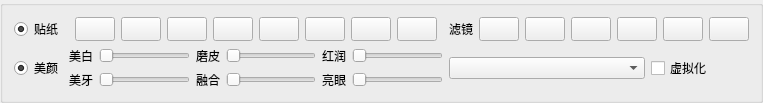
         <widget class="QGroupBox" name="groupBox_leftbottom">
          <property name="title">
           <string/>
          </property>
          <layout class="QGridLayout" name="gridLayout_2">
           <item row="0" column="0">
            <layout class="QHBoxLayout" name="horizontalLayout" stretch="4,1,1,1,1,1,1,1,1">
             <property name="spacing">
              <number>6</number>
             </property>
             <item>
              <widget class="QRadioButton" name="radioButton0_tiezhi">
               <property name="sizePolicy">
                <sizepolicy hsizetype="Preferred" vsizetype="Preferred">
                 <horstretch>0</horstretch>
                 <verstretch>0</verstretch>
                </sizepolicy>
               </property>
               <property name="minimumSize">
                <size>
                 <width>55</width>
                 <height>0</height>
                </size>
               </property>
               <property name="text">
                <string>贴纸</string>
               </property>
               <property name="iconSize">
                <size>
                 <width>16</width>
                 <height>16</height>
                </size>
               </property>
               <property name="checked">
                <bool>true</bool>
               </property>
               <property name="autoExclusive">
                <bool>false</bool>
               </property>
              </widget>
             </item>
             <item>
              <widget class="QPushButton" name="itemButton0_0">
               <property name="sizePolicy">
                <sizepolicy hsizetype="Preferred" vsizetype="Preferred">
                 <horstretch>0</horstretch>
                 <verstretch>0</verstretch>
                </sizepolicy>
               </property>
               <property name="cursor">
                <cursorShape>PointingHandCursor</cursorShape>
               </property>
               <property name="text">
                <string/>
               </property>
               <property name="icon">
                <iconset resource="buttonimages.qrc">
                 <normaloff>:/buttonImages/buttonImages/item0204.png</normaloff>:/buttonImages/buttonImages/item0204.png</iconset>
               </property>
               <property name="iconSize">
                <size>
                 <width>50</width>
                 <height>50</height>
                </size>
               </property>
               <property name="flat">
                <bool>false</bool>
               </property>
              </widget>
             </item>
             <item>
              <widget class="QPushButton" name="itemButton0_1">
               <property name="sizePolicy">
                <sizepolicy hsizetype="Preferred" vsizetype="Preferred">
                 <horstretch>0</horstretch>
                 <verstretch>0</verstretch>
                </sizepolicy>
               </property>
               <property name="cursor">
                <cursorShape>PointingHandCursor</cursorShape>
               </property>
               <property name="text">
                <string/>
               </property>
               <property name="icon">
                <iconset resource="buttonimages.qrc">
                 <normaloff>:/buttonImages/buttonImages/fu_zh_duzui.png</normaloff>:/buttonImages/buttonImages/fu_zh_duzui.png</iconset>
               </property>
               <property name="iconSize">
                <size>
                 <width>50</width>
                 <height>50</height>
                </size>
               </property>
               <property name="flat">
                <bool>false</bool>
               </property>
              </widget>
             </item>
             <item>
              <widget class="QPushButton" name="itemButton0_2">
               <property name="sizePolicy">
                <sizepolicy hsizetype="Preferred" vsizetype="Preferred">
                 <horstretch>0</horstretch>
                 <verstretch>0</verstretch>
                </sizepolicy>
               </property>
               <property name="cursor">
                <cursorShape>PointingHandCursor</cursorShape>
               </property>
               <property name="text">
                <string/>
               </property>
               <property name="icon">
                <iconset resource="buttonimages.qrc">
                 <normaloff>:/buttonImages/buttonImages/fu_lm_koreaheart.png</normaloff>:/buttonImages/buttonImages/fu_lm_koreaheart.png</iconset>
               </property>
               <property name="iconSize">
                <size>
                 <width>50</width>
                 <height>50</height>
                </size>
               </property>
               <property name="flat">
                <bool>false</bool>
               </property>
              </widget>
             </item>
             <item>
              <widget class="QPushButton" name="itemButton0_3">
               <property name="sizePolicy">
                <sizepolicy hsizetype="Preferred" vsizetype="Preferred">
                 <horstretch>0</horstretch>
                 <verstretch>0</verstretch>
                </sizepolicy>
               </property>
               <property name="cursor">
                <cursorShape>PointingHandCursor</cursorShape>
               </property>
               <property name="text">
                <string/>
               </property>
               <property name="icon">
                <iconset resource="buttonimages.qrc">
                 <normaloff>:/buttonImages/buttonImages/bluebird.png</normaloff>:/buttonImages/buttonImages/bluebird.png</iconset>
               </property>
               <property name="iconSize">
                <size>
                 <width>50</width>
                 <height>50</height>
                </size>
               </property>
               <property name="flat">
                <bool>false</bool>
               </property>
              </widget>
             </item>
             <item>
              <widget class="QPushButton" name="itemButton0_4">
               <property name="sizePolicy">
                <sizepolicy hsizetype="Preferred" vsizetype="Preferred">
                 <horstretch>0</horstretch>
                 <verstretch>0</verstretch>
                </sizepolicy>
               </property>
               <property name="cursor">
                <cursorShape>PointingHandCursor</cursorShape>
               </property>
               <property name="text">
                <string/>
               </property>
               <property name="icon">
                <iconset resource="buttonimages.qrc">
                 <normaloff>:/buttonImages/buttonImages/huangya_Animoji.png</normaloff>:/buttonImages/buttonImages/huangya_Animoji.png</iconset>
               </property>
               <property name="iconSize">
                <size>
                 <width>50</width>
                 <height>50</height>
                </size>
               </property>
               <property name="flat">
                <bool>false</bool>
               </property>
              </widget>
             </item>
             <item>
              <widget class="QPushButton" name="itemButton0_5">
               <property name="sizePolicy">
                <sizepolicy hsizetype="Preferred" vsizetype="Preferred">
                 <horstretch>0</horstretch>
                 <verstretch>0</verstretch>
                </sizepolicy>
               </property>
               <property name="cursor">
                <cursorShape>PointingHandCursor</cursorShape>
               </property>
               <property name="text">
                <string/>
               </property>
               <property name="icon">
                <iconset resource="buttonimages.qrc">
                 <normaloff>:/buttonImages/buttonImages/hez_ztt_fu.png</normaloff>:/buttonImages/buttonImages/hez_ztt_fu.png</iconset>
               </property>
               <property name="iconSize">
                <size>
                 <width>50</width>
                 <height>50</height>
                </size>
               </property>
               <property name="flat">
                <bool>false</bool>
               </property>
              </widget>
             </item>
             <item>
              <widget class="QPushButton" name="itemButton0_6">
               <property name="sizePolicy">
                <sizepolicy hsizetype="Preferred" vsizetype="Preferred">
                 <horstretch>0</horstretch>
                 <verstretch>0</verstretch>
                </sizepolicy>
               </property>
               <property name="cursor">
                <cursorShape>PointingHandCursor</cursorShape>
               </property>
               <property name="text">
                <string/>
               </property>
               <property name="icon">
                <iconset resource="buttonimages.qrc">
                 <normaloff>:/buttonImages/buttonImages/mask_tongliya.png</normaloff>:/buttonImages/buttonImages/mask_tongliya.png</iconset>
               </property>
               <property name="iconSize">
                <size>
                 <width>50</width>
                 <height>50</height>
                </size>
               </property>
               <property name="flat">
                <bool>false</bool>
               </property>
              </widget>
             </item>
             <item>
              <widget class="QPushButton" name="itemButton0_7">
               <property name="sizePolicy">
                <sizepolicy hsizetype="Preferred" vsizetype="Preferred">
                 <horstretch>0</horstretch>
                 <verstretch>0</verstretch>
                </sizepolicy>
               </property>
               <property name="cursor">
                <cursorShape>PointingHandCursor</cursorShape>
               </property>
               <property name="text">
                <string/>
               </property>
               <property name="icon">
                <iconset resource="buttonimages.qrc">
                 <normaloff>:/buttonImages/buttonImages/gradient.png</normaloff>:/buttonImages/buttonImages/gradient.png</iconset>
               </property>
               <property name="iconSize">
                <size>
                 <width>50</width>
                 <height>50</height>
                </size>
               </property>
               <property name="flat">
                <bool>false</bool>
               </property>
              </widget>
             </item>
            </layout>
           </item>
           <item row="1" column="0" colspan="2">
            <layout class="QHBoxLayout" name="horizontalLayout_9" stretch="0,0">
             <item>
              <widget class="QRadioButton" name="radioButton0_meiyan">
               <property name="text">
                <string>美颜</string>
               </property>
               <property name="checked">
                <bool>true</bool>
               </property>
               <property name="autoExclusive">
                <bool>false</bool>
               </property>
              </widget>
             </item>
             <item>
              <layout class="QVBoxLayout" name="verticalLayout_5">
               <item>
                <layout class="QHBoxLayout" name="horizontalLayout_2">
                 <item>
                  <layout class="QHBoxLayout" name="horizontalLayout_6">
                   <item>
                    <widget class="QLabel" name="label_5">
                     <property name="text">
                      <string>美白</string>
                     </property>
                    </widget>
                   </item>
                   <item>
                    <widget class="QSlider" name="horizontalSlider0_1">
                     <property name="cursor">
                      <cursorShape>SizeHorCursor</cursorShape>
                     </property>
                     <property name="maximum">
                      <number>99</number>
                     </property>
                     <property name="orientation">
                      <enum>Qt::Horizontal</enum>
                     </property>
                    </widget>
                   </item>
                  </layout>
                 </item>
                 <item>
                  <layout class="QHBoxLayout" name="horizontalLayout_5">
                   <item>
                    <widget class="QLabel" name="label_3">
                     <property name="text">
                      <string>磨皮</string>
                     </property>
                    </widget>
                   </item>
                   <item>
                    <widget class="QSlider" name="horizontalSlider0_0">
                     <property name="cursor">
                      <cursorShape>SizeHorCursor</cursorShape>
                     </property>
                     <property name="maximum">
                      <number>599</number>
                     </property>
                     <property name="orientation">
                      <enum>Qt::Horizontal</enum>
                     </property>
                    </widget>
                   </item>
                  </layout>
                 </item>
                 <item>
                  <layout class="QHBoxLayout" name="horizontalLayout_7">
                   <item>
                    <widget class="QLabel" name="label_6">
                     <property name="text">
                      <string>红润</string>
                     </property>
                    </widget>
                   </item>
                   <item>
                    <widget class="QSlider" name="horizontalSlider0_2">
                     <property name="cursor">
                      <cursorShape>SizeHorCursor</cursorShape>
                     </property>
                     <property name="maximum">
                      <number>99</number>
                     </property>
                     <property name="orientation">
                      <enum>Qt::Horizontal</enum>
                     </property>
                    </widget>
                   </item>
                  </layout>
                 </item>
                </layout>
               </item>
               <item>
                <layout class="QHBoxLayout" name="horizontalLayout_12">
                 <item>
                  <layout class="QHBoxLayout" name="horizontalLayout_15">
                   <item>
                    <widget class="QLabel" name="label_10">
                     <property name="text">
                      <string>美牙</string>
                     </property>
                    </widget>
                   </item>
                   <item>
                    <widget class="QSlider" name="horizontalSlider2_5">
                     <property name="cursor">
                      <cursorShape>SizeHorCursor</cursorShape>
                     </property>
                     <property name="maximum">
                      <number>99</number>
                     </property>
                     <property name="orientation">
                      <enum>Qt::Horizontal</enum>
                     </property>
                    </widget>
                   </item>
                  </layout>
                 </item>
                 <item>
                  <layout class="QHBoxLayout" name="horizontalLayout_14">
                   <item>
                    <widget class="QLabel" name="label_4">
                     <property name="text">
                      <string>融合</string>
                     </property>
                    </widget>
                   </item>
                   <item>
                    <widget class="QSlider" name="horizontalSlider2_3">
                     <property name="cursor">
                      <cursorShape>SizeHorCursor</cursorShape>
                     </property>
                     <property name="maximum">
                      <number>199</number>
                     </property>
                     <property name="orientation">
                      <enum>Qt::Horizontal</enum>
                     </property>
                    </widget>
                   </item>
                  </layout>
                 </item>
                 <item>
                  <layout class="QHBoxLayout" name="horizontalLayout_13">
                   <item>
                    <widget class="QLabel" name="label">
                     <property name="text">
                      <string>亮眼</string>
                     </property>
                    </widget>
                   </item>
                   <item>
                    <widget class="QSlider" name="horizontalSlider2_4">
                     <property name="cursor">
                      <cursorShape>SizeHorCursor</cursorShape>
                     </property>
                     <property name="orientation">
                      <enum>Qt::Horizontal</enum>
                     </property>
                    </widget>
                   </item>
                  </layout>
                 </item>
                </layout>
               </item>
              </layout>
             </item>
            </layout>
           </item>
           <item row="1" column="2">
            <layout class="QHBoxLayout" name="horizontalLayout_8" stretch="2,1">
             <item>
              <widget class="QComboBox" name="comboBox"/>
             </item>
             <item>
              <widget class="QCheckBox" name="virtual_camera_checkBox">
               <property name="text">
                <string>虚拟化</string>
               </property>
              </widget>
             </item>
            </layout>
           </item>
           <item row="0" column="2">
            <layout class="QHBoxLayout" name="horizontalLayout_11" stretch="1,4,4,4,4,4,4">
             <item>
              <widget class="QLabel" name="label_2">
               <property name="text">
                <string>滤镜</string>
               </property>
              </widget>
             </item>
             <item>
              <widget class="QPushButton" name="itemButton0_9">
               <property name="sizePolicy">
                <sizepolicy hsizetype="Preferred" vsizetype="Preferred">
                 <horstretch>0</horstretch>
                 <verstretch>0</verstretch>
                </sizepolicy>
               </property>
               <property name="cursor">
                <cursorShape>PointingHandCursor</cursorShape>
               </property>
               <property name="text">
                <string/>
               </property>
               <property name="icon">
                <iconset resource="buttonimages.qrc">
                 <normaloff>:/buttonImages/buttonImages/nature.png</normaloff>:/buttonImages/buttonImages/nature.png</iconset>
               </property>
               <property name="iconSize">
                <size>
                 <width>50</width>
                 <height>50</height>
                </size>
               </property>
               <property name="flat">
                <bool>false</bool>
               </property>
              </widget>
             </item>
             <item>
              <widget class="QPushButton" name="itemButton0_10">
               <property name="sizePolicy">
                <sizepolicy hsizetype="Preferred" vsizetype="Preferred">
                 <horstretch>0</horstretch>
                 <verstretch>0</verstretch>
                </sizepolicy>
               </property>
               <property name="cursor">
                <cursorShape>PointingHandCursor</cursorShape>
               </property>
               <property name="text">
                <string/>
               </property>
               <property name="icon">
                <iconset resource="buttonimages.qrc">
                 <normaloff>:/buttonImages/buttonImages/delta.png</normaloff>:/buttonImages/buttonImages/delta.png</iconset>
               </property>
               <property name="iconSize">
                <size>
                 <width>50</width>
                 <height>50</height>
                </size>
               </property>
               <property name="flat">
                <bool>false</bool>
               </property>
              </widget>
             </item>
             <item>
              <widget class="QPushButton" name="itemButton0_11">
               <property name="sizePolicy">
                <sizepolicy hsizetype="Preferred" vsizetype="Preferred">
                 <horstretch>0</horstretch>
                 <verstretch>0</verstretch>
                </sizepolicy>
               </property>
               <property name="cursor">
                <cursorShape>PointingHandCursor</cursorShape>
               </property>
               <property name="text">
                <string/>
               </property>
               <property name="icon">
                <iconset resource="buttonimages.qrc">
                 <normaloff>:/buttonImages/buttonImages/electric.png</normaloff>:/buttonImages/buttonImages/electric.png</iconset>
               </property>
               <property name="iconSize">
                <size>
                 <width>50</width>
                 <height>50</height>
                </size>
               </property>
               <property name="flat">
                <bool>false</bool>
               </property>
              </widget>
             </item>
             <item>
              <widget class="QPushButton" name="itemButton0_12">
               <property name="sizePolicy">
                <sizepolicy hsizetype="Preferred" vsizetype="Preferred">
                 <horstretch>0</horstretch>
                 <verstretch>0</verstretch>
                </sizepolicy>
               </property>
               <property name="cursor">
                <cursorShape>PointingHandCursor</cursorShape>
               </property>
               <property name="text">
                <string/>
               </property>
               <property name="icon">
                <iconset resource="buttonimages.qrc">
                 <normaloff>:/buttonImages/buttonImages/slowlived.png</normaloff>:/buttonImages/buttonImages/slowlived.png</iconset>
               </property>
               <property name="iconSize">
                <size>
                 <width>50</width>
                 <height>50</height>
                </size>
               </property>
               <property name="flat">
                <bool>false</bool>
               </property>
              </widget>
             </item>
             <item>
              <widget class="QPushButton" name="itemButton0_13">
               <property name="sizePolicy">
                <sizepolicy hsizetype="Preferred" vsizetype="Preferred">
                 <horstretch>0</horstretch>
                 <verstretch>0</verstretch>
                </sizepolicy>
               </property>
               <property name="cursor">
                <cursorShape>PointingHandCursor</cursorShape>
               </property>
               <property name="text">
                <string/>
               </property>
               <property name="icon">
                <iconset resource="buttonimages.qrc">
                 <normaloff>:/buttonImages/buttonImages/tokyo.png</normaloff>:/buttonImages/buttonImages/tokyo.png</iconset>
               </property>
               <property name="iconSize">
                <size>
                 <width>50</width>
                 <height>50</height>
                </size>
               </property>
               <property name="flat">
                <bool>false</bool>
               </property>
              </widget>
             </item>
             <item>
              <widget class="QPushButton" name="itemButton0_14">
               <property name="sizePolicy">
                <sizepolicy hsizetype="Preferred" vsizetype="Preferred">
                 <horstretch>0</horstretch>
                 <verstretch>0</verstretch>
                </sizepolicy>
               </property>
               <property name="cursor">
                <cursorShape>PointingHandCursor</cursorShape>
               </property>
               <property name="text">
                <string/>
               </property>
               <property name="icon">
                <iconset resource="buttonimages.qrc">
                 <normaloff>:/buttonImages/buttonImages/warm.png</normaloff>:/buttonImages/buttonImages/warm.png</iconset>
               </property>
               <property name="iconSize">
                <size>
                 <width>50</width>
                 <height>50</height>
                </size>
               </property>
               <property name="flat">
                <bool>false</bool>
               </property>
              </widget>
             </item>
            </layout>
           </item>
          </layout>
         </widget>
